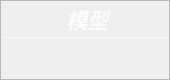
                    <widget class="QFrame" name="Model_QF_cam">
                     <property name="minimumSize">
                      <size>
                       <width>170</width>
                       <height>80</height>
                      </size>
                     </property>
                     <property name="maximumSize">
                      <size>
                       <width>170</width>
                       <height>80</height>
                      </size>
                     </property>
                     <property name="toolTipDuration">
                      <number>0</number>
                     </property>
                     <property name="styleSheet">
                      <string notr="true">QFrame#Model_QF_cam{
color: rgb(255, 255, 255);
border-radius: 15px;
background-color: qradialgradient(cx:0, cy:0, radius:1, fx:0.1, fy:0.1, stop:0 rgb(0, 226, 192),  stop:1 rgb(0, 154, 193));
border: 1px outset rgb(72, 158, 204)
}
</string>
                     </property>
                     <property name="frameShape">
                      <enum>QFrame::StyledPanel</enum>
                     </property>
                     <property name="frameShadow">
                      <enum>QFrame::Raised</enum>
                     </property>
                     <layout class="QVBoxLayout" name="verticalLayout_28" stretch="0,2,1">
                      <property name="spacing">
                       <number>0</number>
                      </property>
                      <property name="leftMargin">
                       <number>0</number>
                      </property>
                      <property name="topMargin">
                       <number>0</number>
                      </property>
                      <property name="rightMargin">
                       <number>0</number>
                      </property>
                      <property name="bottomMargin">
                       <number>0</number>
                      </property>
                      <item>
                       <widget class="QFrame" name="Model_top_cam">
                        <property name="styleSheet">
                         <string notr="true">border:none</string>
                        </property>
                        <property name="frameShape">
                         <enum>QFrame::StyledPanel</enum>
                        </property>
                        <property name="frameShadow">
                         <enum>QFrame::Raised</enum>
                        </property>
                        <layout class="QHBoxLayout" name="horizontalLayout_19">
                         <property name="spacing">
                          <number>0</number>
                         </property>
                         <property name="leftMargin">
                          <number>0</number>
                         </property>
                         <property name="topMargin">
                          <number>3</number>
                         </property>
                         <property name="rightMargin">
                          <number>7</number>
                         </property>
                         <property name="bottomMargin">
                          <number>3</number>
                         </property>
                         <item>
                          <widget class="QLabel" name="label_12">
                           <property name="maximumSize">
                            <size>
                             <width>16777215</width>
                             <height>30</height>
                            </size>
                           </property>
                           <property name="font">
                            <font>
                             <family>Segoe UI</family>
                             <pointsize>16</pointsize>
                             <italic>true</italic>
                             <bold>true</bold>
                            </font>
                           </property>
                           <property name="styleSheet">
                            <string notr="true">color: rgba(255, 255, 255,210);
padding-left:12px;
font: 700 italic 16pt &quot;Segoe UI&quot;;</string>
                           </property>
                           <property name="midLineWidth">
                            <number>-1</number>
                           </property>
                           <property name="text">
                            <string>模型</string>
                           </property>
                           <property name="alignment">
                            <set>Qt::AlignCenter</set>
                           </property>
                           <property name="wordWrap">
                            <bool>false</bool>
                           </property>
                           <property name="indent">
                            <number>0</number>
                           </property>
                          </widget>
                         </item>
                        </layout>
                       </widget>
                      </item>
                      <item>
                       <widget class="Line" name="line_9">
                        <property name="maximumSize">
                         <size>
                          <width>16777215</width>
                          <height>1</height>
                         </size>
                        </property>
                        <property name="styleSheet">
                         <string notr="true">background-color: rgba(255, 255, 255, 89);</string>
                        </property>
                        <property name="orientation">
                         <enum>Qt::Horizontal</enum>
                        </property>
                       </widget>
                      </item>
                      <item>
                       <widget class="QFrame" name="Model_bottom_cam">
                        <property name="styleSheet">
                         <string notr="true">border:none</string>
                        </property>
                        <property name="frameShape">
                         <enum>QFrame::StyledPanel</enum>
                        </property>
                        <property name="frameShadow">
                         <enum>QFrame::Raised</enum>
                        </property>
                        <layout class="QVBoxLayout" name="verticalLayout_29">
                         <property name="spacing">
                          <number>0</number>
                         </property>
                         <property name="leftMargin">
                          <number>0</number>
                         </property>
                         <property name="topMargin">
                          <number>6</number>
                         </property>
                         <property name="rightMargin">
                          <number>0</number>
                         </property>
                         <property name="bottomMargin">
                          <number>6</number>
                         </property>
                         <item alignment="Qt::AlignTop">
                          <widget class="QLabel" name="Model_name_cam">
                           <property name="minimumSize">
                            <size>
                             <width>0</width>
                             <height>30</height>
                            </size>
                           </property>
                           <property name="maximumSize">
                            <size>
                             <width>16777215</width>
                             <height>30</height>
                            </size>
                           </property>
                           <property name="font">
                            <font>
                             <family>Microsoft YaHei UI</family>
                             <pointsize>15</pointsize>
                             <italic>false</italic>
                             <bold>false</bold>
                             <underline>false</underline>
                            </font>
                           </property>
                           <property name="styleSheet">
                            <string notr="true">color: rgb(255, 255, 255);
font: 15pt &quot;Microsoft YaHei UI&quot;;
</string>
                           </property>
                           <property name="text">
                            <string/>
                           </property>
                           <property name="alignment">
                            <set>Qt::AlignCenter</set>
                           </property>
                          </widget>
                         </item>
                        </layout>
                       </widget>
                      </item>
                     </layout>
                    </widget>
